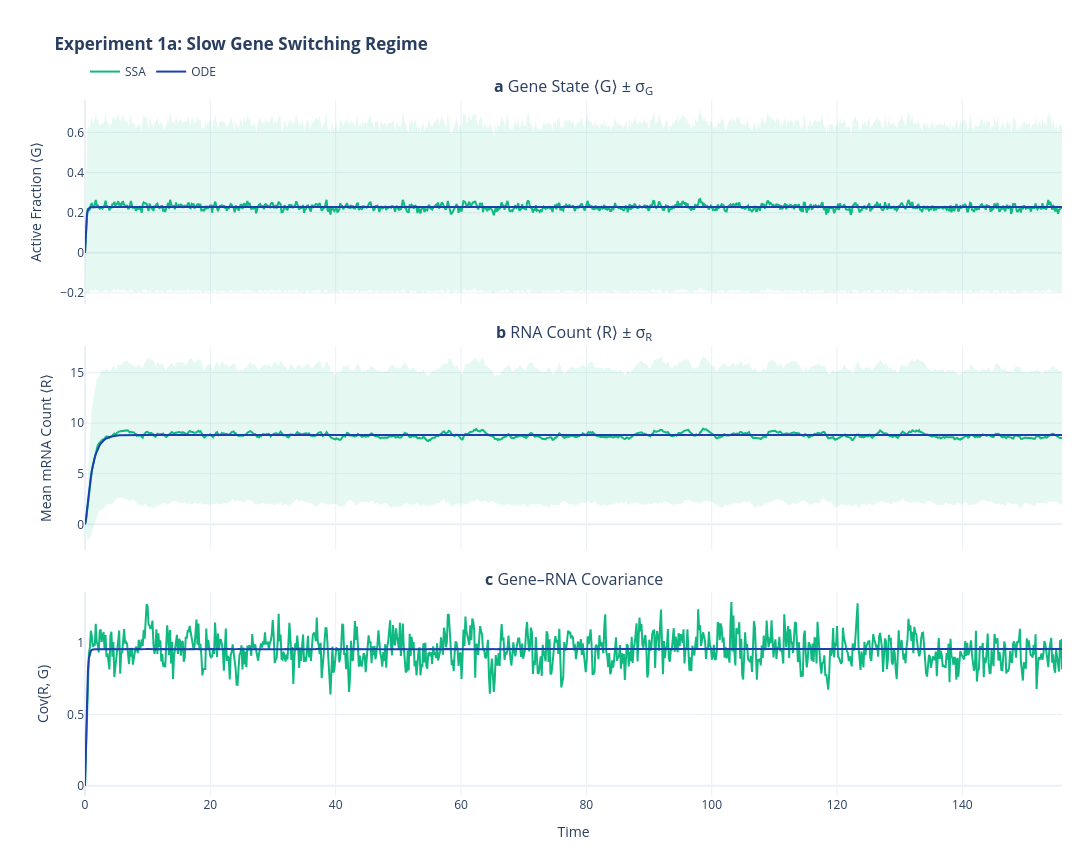

Notebook code for this chart:
### Markdown cell above
### 1. Switching speed — **1a. Slow** ($k_{\text{on}}=1.4,\; k_{\text{off}}=4.74,\; k_{\text{syn}}=38.8$)

Single-allele baseline: gene mostly OFF → rare, distinct bursts → large variance.

### Code cell
run_comparison(
    title="Experiment 1a: Slow Gene Switching Regime",
    k_on=1.4,
    k_off=4.74,
    k_syn=38.8,
)

### Figure 1 — Plotly figure (JSON) as saved in the notebook; plotly's stock layout.template omitted (floating-point values rounded to 4 significant figures; data arrays with more than 128 entries replaced by an {"elided": "..."} marker saying what was removed)
{"data": [{"hoverinfo": "skip", "legendgroup": "ssa", "line": {"width": 0}, "showlegend": false, "type": "scatter", "x": {"elided": "1000 float values"}, "xaxis": "x", "y": {"elided": "1000 float values"}, "yaxis": "y"}, {"fill": "tonexty", "fillcolor": "rgba(16, 185, 129, 0.10)", "hoverinfo": "skip", "legendgroup": "ssa", "line": {"width": 0}, "showlegend": false, "type": "scatter", "x": {"elided": "1000 float values"}, "xaxis": "x", "y": {"elided": "1000 float values"}, "yaxis": "y"}, {"hovertemplate": "SSA ⟨G⟩ = %{y:.3f}<extra></extra>", "legendgroup": "ssa", "line": {"color": "#10B981", "width": 2}, "name": "SSA", "showlegend": true, "type": "scatter", "x": {"elided": "1000 float values"}, "xaxis": "x", "y": {"elided": "1000 float values"}, "yaxis": "y"}, {"hovertemplate": "ODE ⟨G⟩ = %{y:.3f}<extra></extra>", "legendgroup": "ode", "line": {"color": "#1E40AF", "width": 2}, "name": "ODE", "showlegend": true, "type": "scatter", "x": {"elided": "1000 float values"}, "xaxis": "x", "y": {"elided": "1000 float values"}, "yaxis": "y"}, {"hoverinfo": "skip", "legendgroup": "ssa", "line": {"width": 0}, "showlegend": false, "type": "scatter", "x": {"elided": "1000 float values"}, "xaxis": "x2", "y": {"elided": "1000 float values"}, "yaxis": "y2"}, {"fill": "tonexty", "fillcolor": "rgba(16, 185, 129, 0.10)", "hoverinfo": "skip", "legendgroup": "ssa", "line": {"width": 0}, "showlegend": false, "type": "scatter", "x": {"elided": "1000 float values"}, "xaxis": "x2", "y": {"elided": "1000 float values"}, "yaxis": "y2"}, {"hovertemplate": "SSA ⟨R⟩ = %{y:.1f}<extra></extra>", "legendgroup": "ssa", "line": {"color": "#10B981", "width": 2}, "showlegend": false, "type": "scatter", "x": {"elided": "1000 float values"}, "xaxis": "x2", "y": {"elided": "1000 float values"}, "yaxis": "y2"}, {"hovertemplate": "ODE ⟨R⟩ = %{y:.1f}<extra></extra>", "legendgroup": "ode", "line": {"color": "#1E40AF", "width": 2}, "showlegend": false, "type": "scatter", "x": {"elided": "1000 float values"}, "xaxis": "x2", "y": {"elided": "1000 float values"}, "yaxis": "y2"}, {"hovertemplate": "SSA Cov = %{y:.3f}<extra></extra>", "legendgroup": "ssa", "line": {"color": "#10B981", "width": 2}, "showlegend": false, "type": "scatter", "x": {"elided": "1000 float values"}, "xaxis": "x3", "y": {"elided": "1000 float values"}, "yaxis": "y3"}, {"hovertemplate": "ODE Cov = %{y:.3f}<extra></extra>", "legendgroup": "ode", "line": {"color": "#1E40AF", "width": 2}, "showlegend": false, "type": "scatter", "x": {"elided": "1000 float values"}, "xaxis": "x3", "y": {"elided": "1000 float values"}, "yaxis": "y3"}], "layout": {"annotations": [{"font": {"size": 16}, "showarrow": false, "text": "<b>a</b> Gene State ⟨G⟩ ± σ<sub>G</sub>", "x": 0.5, "xanchor": "center", "xref": "paper", "y": 1.0, "yanchor": "bottom", "yref": "paper"}, {"font": {"size": 16}, "showarrow": false, "text": "<b>b</b> RNA Count ⟨R⟩ ± σ<sub>R</sub>", "x": 0.5, "xanchor": "center", "xref": "paper", "y": 0.6467, "yanchor": "bottom", "yref": "paper"}, {"font": {"size": 16}, "showarrow": false, "text": "<b>c</b> Gene–RNA Covariance", "x": 0.5, "xanchor": "center", "xref": "paper", "y": 0.2933, "yanchor": "bottom", "yref": "paper"}], "height": 850, "hovermode": "x", "legend": {"bgcolor": "rgba(255, 255, 255, 0.5)", "groupclick": "togglegroup", "orientation": "h", "x": 0, "xanchor": "left", "y": 1.02, "yanchor": "bottom"}, "margin": {"b": 50, "l": 85, "r": 30, "t": 100}, "title": {"text": "<b>Experiment 1a: Slow Gene Switching Regime</b>"}, "width": 1100, "xaxis": {"anchor": "y", "domain": [0.0, 1.0], "matches": "x3", "showticklabels": false}, "xaxis2": {"anchor": "y2", "domain": [0.0, 1.0], "matches": "x3", "showticklabels": false}, "xaxis3": {"anchor": "y3", "domain": [0.0, 1.0], "title": {"text": "Time"}}, "yaxis": {"anchor": "x", "domain": [0.7067, 1.0], "title": {"text": "Active Fraction ⟨G⟩"}}, "yaxis2": {"anchor": "x2", "domain": [0.3533, 0.6467], "title": {"text": "Mean mRNA Count ⟨R⟩"}}, "yaxis3": {"anchor": "x3", "domain": [0.0, 0.2933], "title": {"text": "Cov(R, G)"}}}}
